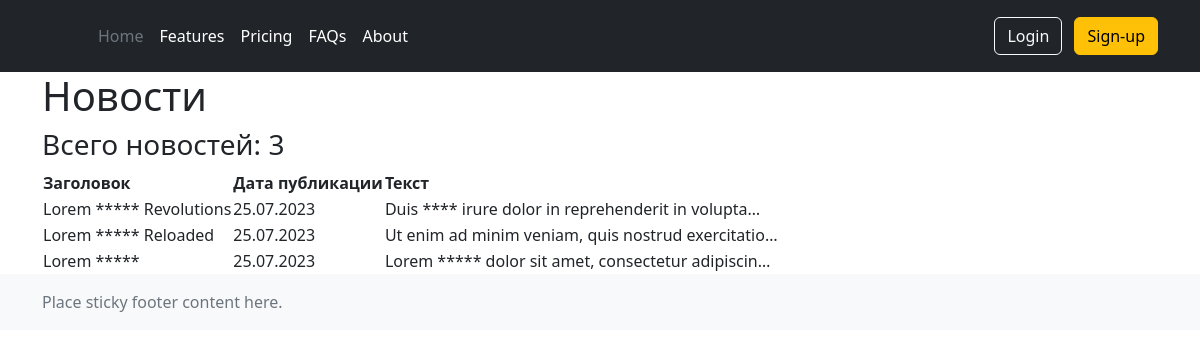
The page /news/ on the database as committed earlier.
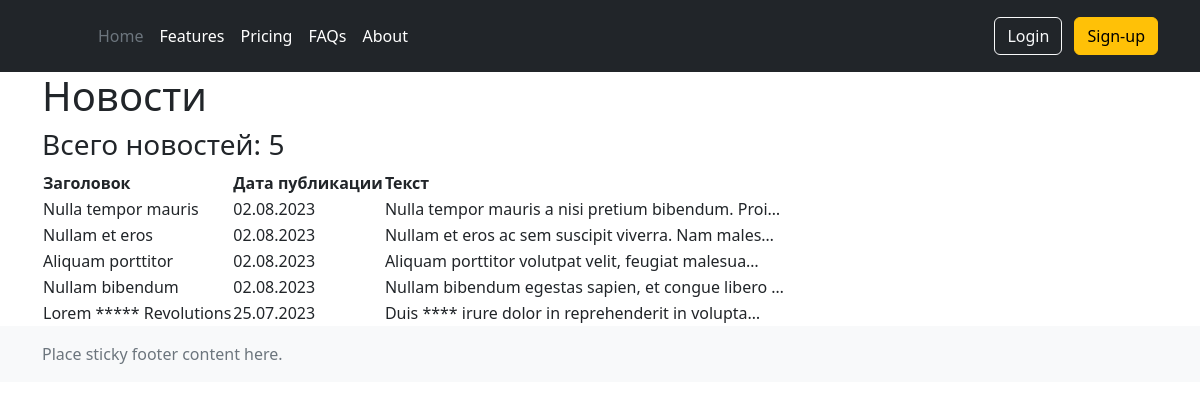
The same page on the database as committed later.
### news/models.py (models this page shows, shortened)
class Post(models.Model):
    author = models.ForeignKey(Author, on_delete=models.CASCADE)
    NEWS = 'NW'
    ARTICLE = 'AR'
    CATEGORY_CHOICES = (
        (NEWS, 'новость'),
        (ARTICLE, 'статья')
    )
    categoryType = models.CharField(max_length=2, choices=CATEGORY_CHOICES, default=ARTICLE)
    creationDate = models.DateTimeField(auto_now_add=True)
    postCategory = models.ManyToManyField(Category, through='PostCategory')
    title = models.CharField(max_length=128)
    text = models.TextField()
    rating = models.SmallIntegerField(default=0)

### news/views.py (the view, shortened to what this page needs)
# urls.py: path('', NewsList.as_view(), name='news'),
class NewsList(ListView):
    model = Post
    template_name = 'news/news.html'
    context_object_name = 'news'
    queryset = Post.objects.order_by('-id')
    ordering = ['-id']
    paginate_by = 5
    def get_context_data(self, **kwargs):
        context = super().get_context_data(**kwargs)
        context['filter'] = NewsFilter(self.request.GET, queryset=self.get_queryset())
        context['choices'] = Post.CATEGORY_CHOICES
        context['form'] = PostForm()
        return context

### news/templatetags/custom_filters.py (called while the page is built)
@register.filter(name='censor')
def censor(value):
    stop_words = {'ipsum', 'incididunt', 'commodo', 'occaecat', 'aute'}
    if isinstance(value, str):
        for word in stop_words:
            value = value.replace(word, '*' * len(word))
        return value
    else:
        raise ValueError(f'Невозможно применить censor к {type(value)}')

### news/templates/news/news.html (shortened to what this page needs)
{% extends 'layout/base.html' %}
{% load custom_filters %}
{% block content %}
<h1>Новости</h1>
<h3>Всего новостей: {{ news|length }}</h3>
    {% if news %}
        <table>
            <tr>
                <th scope="col">
                    Заголовок
                </th>
                <th scope="col">
                    Дата публикации
                </th>
                <th scope="col">
                    Текст
                </th>
            </tr>
        {% for post in news %}
               <tr>
                   <td>
                       {{ post.title|censor }}
                  </td>
                   <td>
                       {{ post.creationDate|date:'d.m.Y' }}
                   </td>
                   <td>
                       {{ post.text|truncatechars:50|censor }}
                   </td>
               </tr>
        {% endfor %}
        </table>
    {% else %}
         <h3>Нет никаких новостей</h3>
    {% endif %}
{% endblock content %}

Rows that differ between the two databases and show on the page:
no longer on this page (row unchanged): Post: title|censor "Lorem ***** Reloaded", creationDate "25.07.2023", text|censor "Ut enim ad minim veniam, quis nostrud exercitatio…"
no longer on this page (row unchanged): Post: title|censor "Lorem *****", creationDate "25.07.2023", text|censor "Lorem ***** dolor sit amet, consectetur adipiscin…"
added Post: title|censor "Nulla tempor mauris", creationDate "02.08.2023", text|censor "Nulla tempor mauris a nisi pretium bibendum. Proi…"
added Post: title|censor "Nullam et eros", creationDate "02.08.2023", text|censor "Nullam et eros ac sem suscipit viverra. Nam males…"
added Post: title|censor "Aliquam porttitor", creationDate "02.08.2023", text|censor "Aliquam porttitor volutpat velit, feugiat malesua…"
added Post: title|censor "Nullam bibendum", creationDate "02.08.2023", text|censor "Nullam bibendum egestas sapien, et congue libero …"
Other text that changed with them:
{{ news|length }}: "3" → "5"
